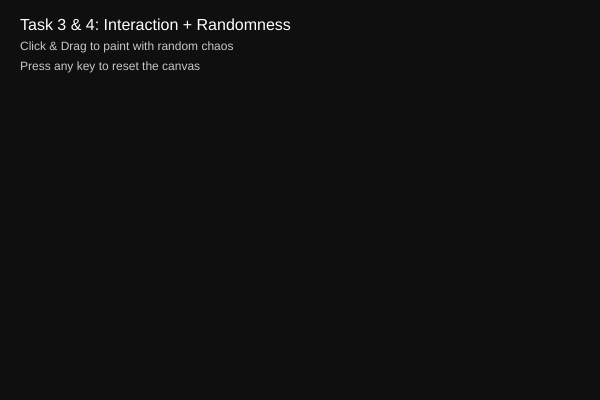
Frame 1 (no input)
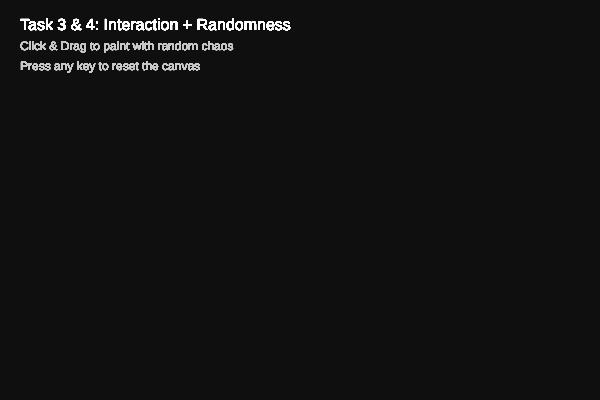
Frame 60 (no input)
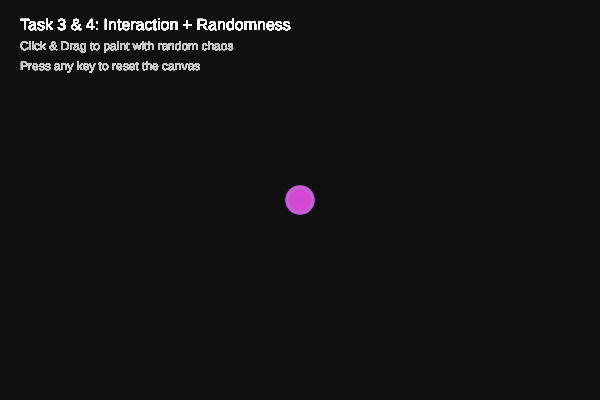
Frame 120 (the mouse pressed at the canvas centre since frame 60)

The p5.js sketch that drew these frames (run headless with seeded random() and noise() and a simulated clock; from frame 60 on, the mouse is pressed at the canvas centre):

// p5.js sketch
// ── sketch.js
// Combination of Task 3 and 4 Experiment
let brushSize; 
let r, g, b;

function setup() {
  createCanvas(600, 400);
  background(15); // Dark aesthetic for visual appeal
  noStroke();
}

function draw() {
  // Task 3: Interaction (Mouse Control)
  // The shape follows the mouse position 
  let targetX = mouseX;
  let targetY = mouseY;

  // Task 4: Randomness Experiment
  // Generate random colors every frame 
  r = random(100, 255);
  g = random(50, 200);
  b = random(200, 255);
  
  // Generate random sizes for the splatter effect 
  brushSize = random(5, 30);

  // Drawing the interaction
  if (mouseIsPressed) {
    fill(r, g, b, 150); // Random color with some transparency
    ellipse(targetX, targetY, brushSize, brushSize); // Random size
  }
  // Google Gemini (2026)
  // Prompt: Generate me a code for UI
  // Modifications: Added texts to interact 
  // Visual UI elements
  drawUI();
}

// Task 3: Keyboard Interaction
function keyPressed() {
  // Press any key to clear the canvas  
  background(15);
}

function drawUI() {
  fill(255);
  textSize(16);
  text("Task 3 & 4: Interaction + Randomness", 20, 30);
  
  textSize(12);
  fill(200);
  text("Click & Drag to paint with random chaos", 20, 50);
  text("Press any key to reset the canvas", 20, 70);
}
